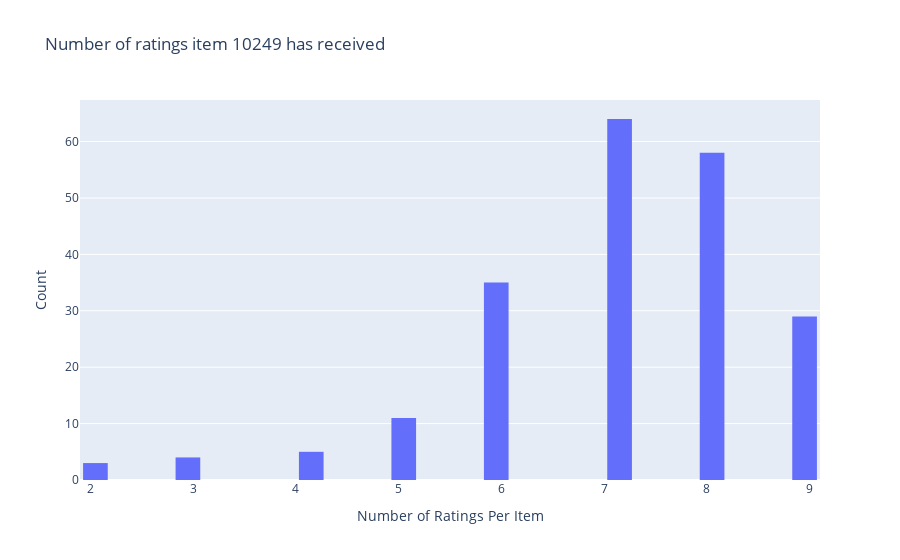

The code cell stored with this chart in its notebook:
### Code cell
temp = ratings_df.loc[ratings_df['anime_id'] == 12549]['rating']
configure_plotly_browser_state()

# Create trace
trace = go.Histogram(x = temp.values,
                     name = 'Ratings',
                     xbins = dict(start = 1,
                                  end = 10, size=.3))
 # Create layout
layout = go.Layout(title = 'Number of ratings item 10249 has received',
                   xaxis = dict(title = 'Number of Ratings Per Item'),
                   yaxis = dict(title = 'Count'),
                   bargap = 0.2)
# Create plot
fig = go.Figure(data=[trace], layout=layout)
iplot(fig)
best_predictions.head()

### Figure 1 — Plotly figure (JSON) as saved in the notebook; plotly's stock layout.template omitted (floating-point values rounded to 4 significant figures; data arrays with more than 128 entries replaced by an {"elided": "..."} marker saying what was removed)
{"data": [{"name": "Ratings", "type": "histogram", "x": {"elided": "224 int values"}, "xbins": {"end": 10, "size": 0.3, "start": 1}}], "layout": {"bargap": 0.2, "title": {"text": "Number of ratings item 10249 has received"}, "xaxis": {"title": {"text": "Number of Ratings Per Item"}}, "yaxis": {"title": {"text": "Count"}}}}
